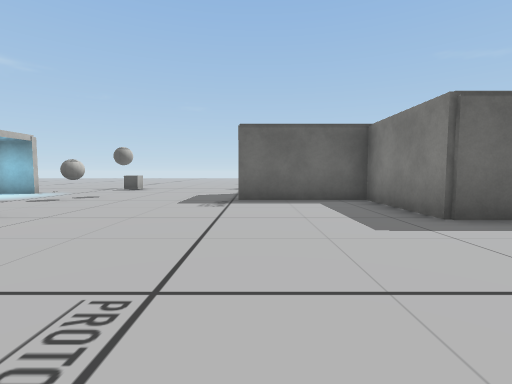
[1] (above)

24 first-person views from a walk through a Unity game level. The camera is 1.3 m above the floor, tilts 4° down and sees 85° across. The floor is counted in squares, 2 m on a side. Each view is taken from the middle of a square. On the plan, view 1 faces up. The plan holds only what a view shows up to about 9 squares ahead; the rest is blank. The place goes on beyond the plan. The player character is not drawn. Some surface patterns are stand-ins.

[2]
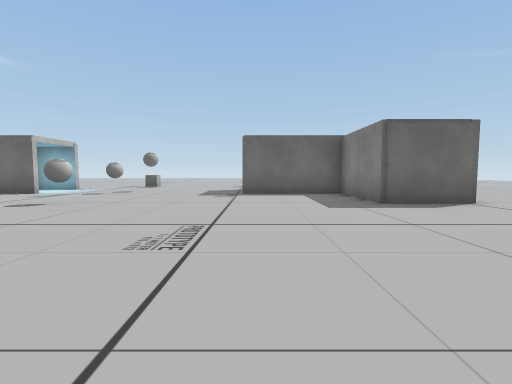

[3]
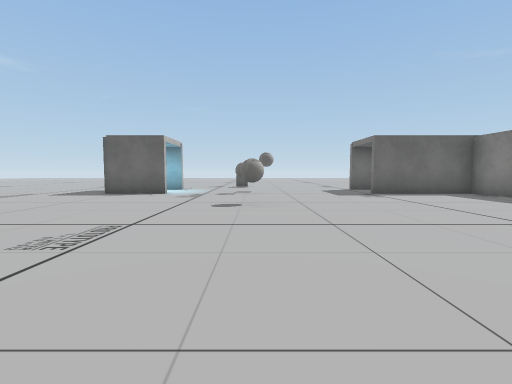

[4]
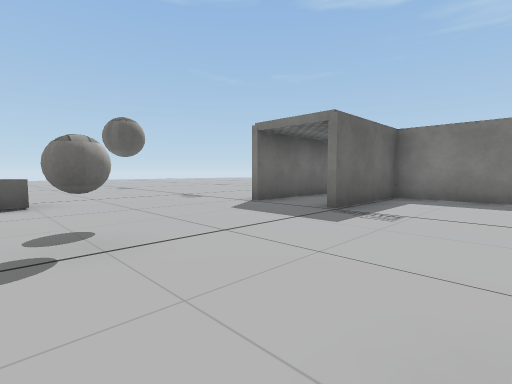

[5]
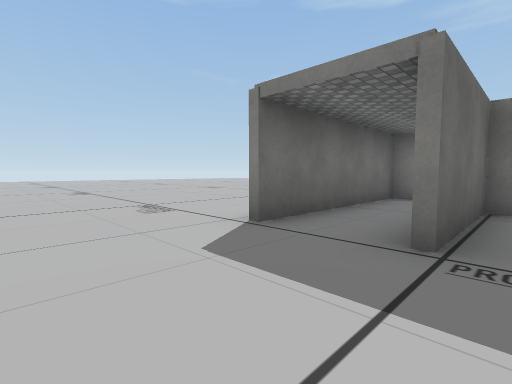

[6]
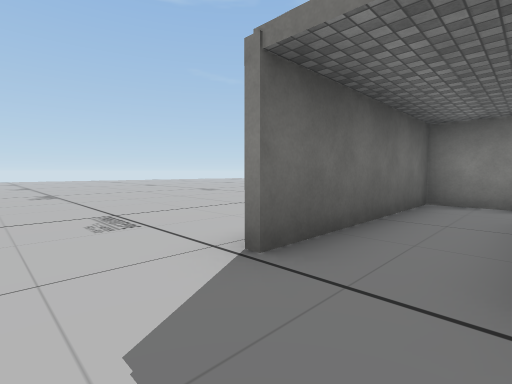

[7]
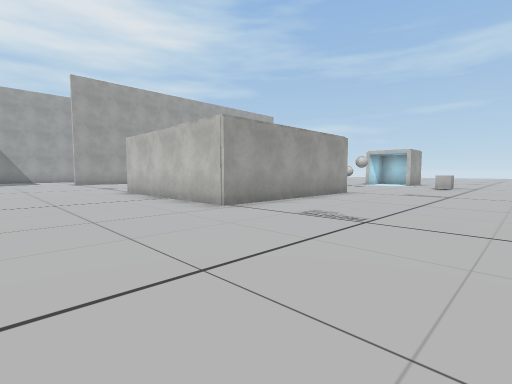

[8]
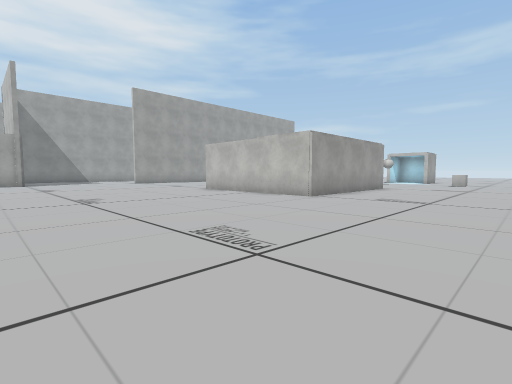

[9]
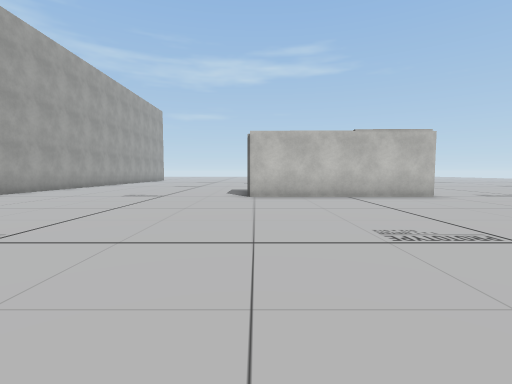

[10]
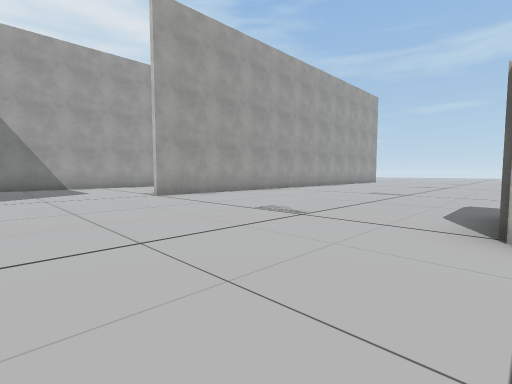

[11]
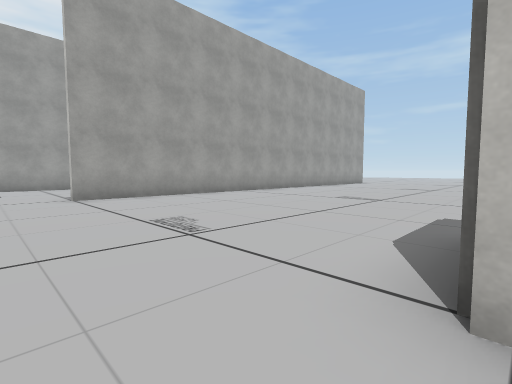

[12]
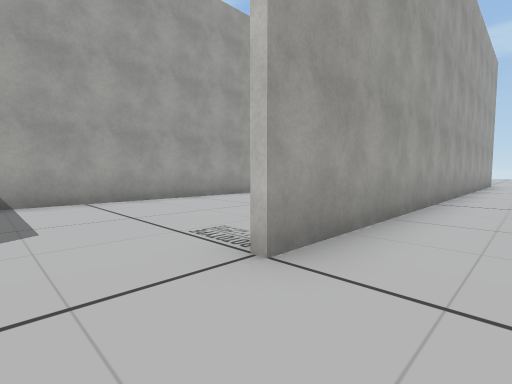

[13]
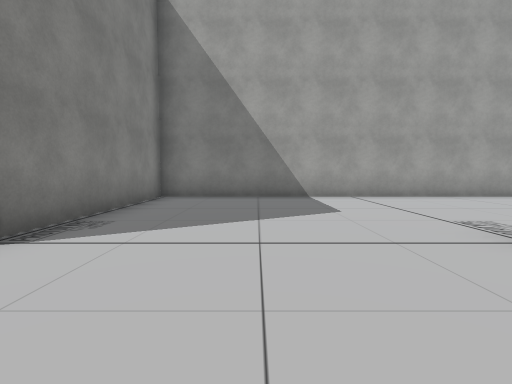

[14]
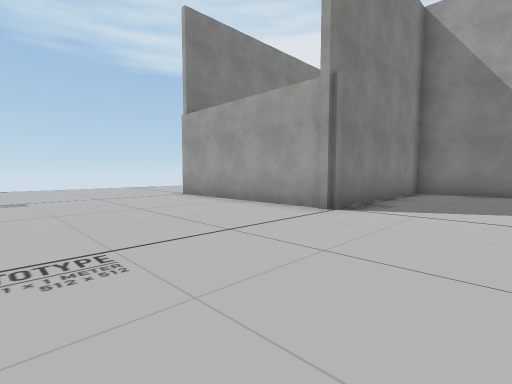

[15]
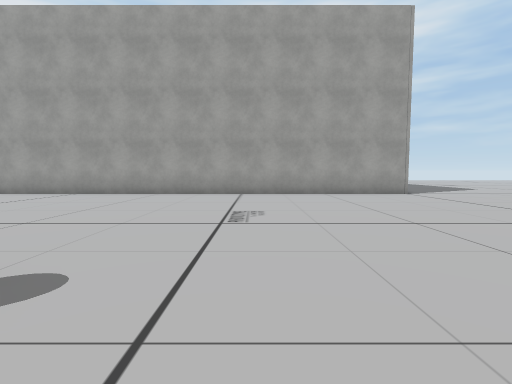

[16]
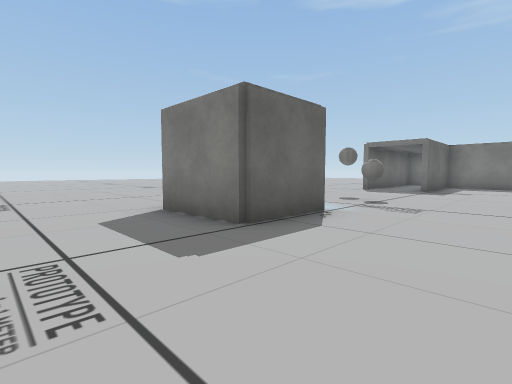

[17]
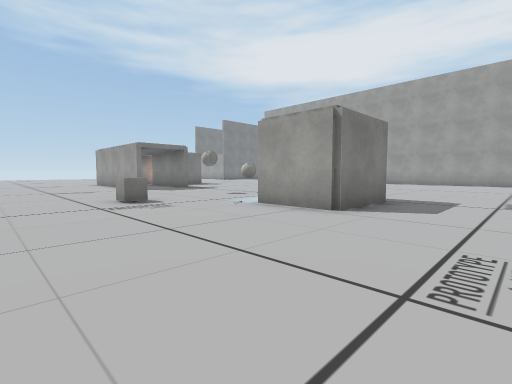

[18]
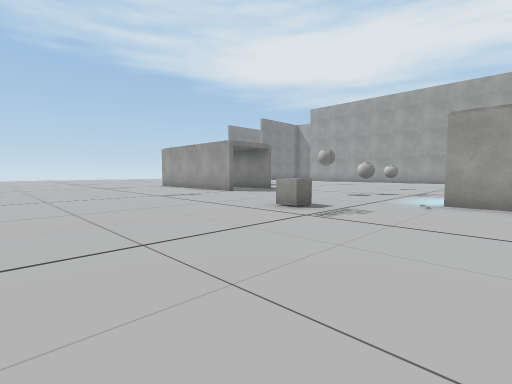

[19]
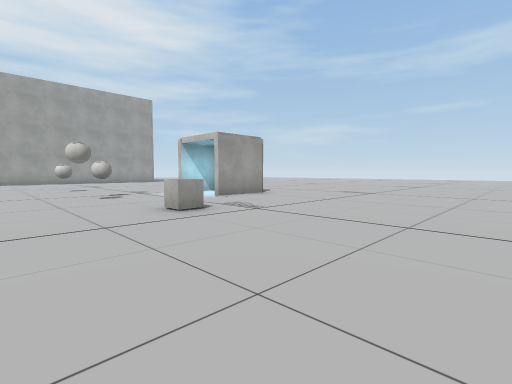

[20]
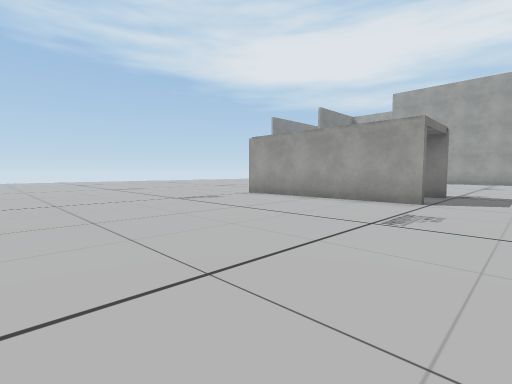

[21]
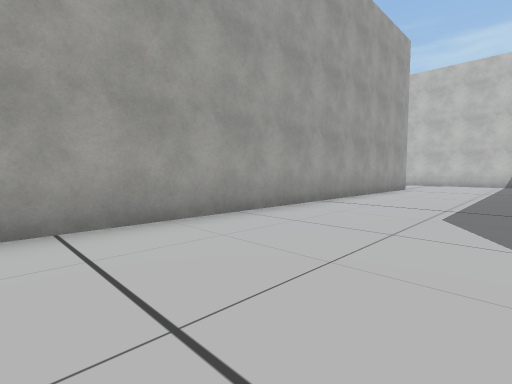

[22]
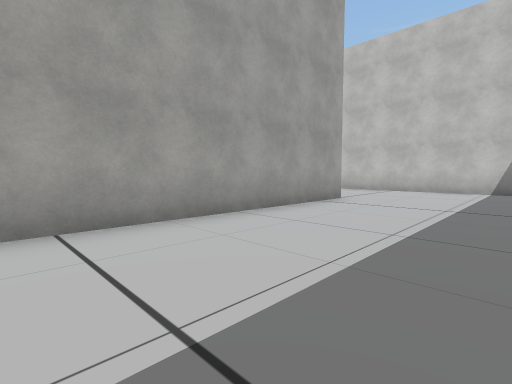

[23]
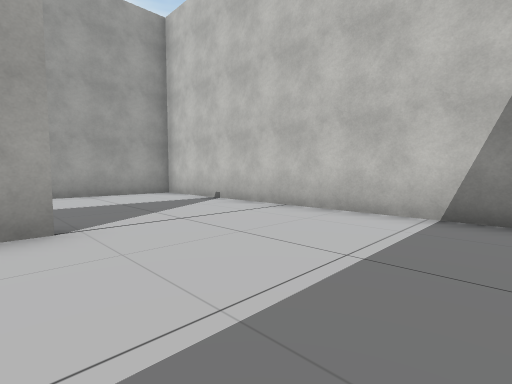

[24]
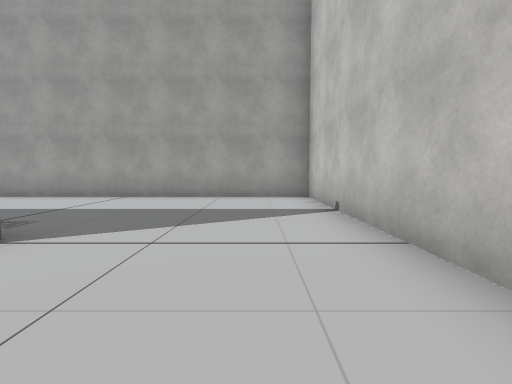

### Floor plan
Points are (right, up) in squares from view 1. A wall is a line through its corners. A room is listed if a view was taken in it or the views show most of it. See-through windows are left out.
Room 1 (views 1, 2, 3, 4, 5, 6, 7, 8, 9, 10, 11, 12, 13, 14, 15, 16, 17, 18, 19, 20, 21, 22, 23, 24)
walls: (-0.5, 6.7) (0.1, 6.7); (4.4, 7.3) (4.4, 8.5) (-0.5, 8.5); (-0.5, 8.7) (4.6, 8.7) (4.6, 3.8) (2.6, 3.8) (2.6, 6.5) (-0.5, 6.5); (-6.8, 6.5) (-8.7, 6.5) (-8.7, 8.7) (-6.8, 8.7); (-6.8, 8.5) (-7.9, 8.5); (-6.6, -8.5) (9.5, -8.5) (9.5, -3.2); (-10.6, -3.4) (4.5, -3.4); (14.4, -4.4) (14.4, -3.5); (-10.4, -5.1) (-10.4, -13.4) (-2.1, -13.4)
objects: other object (-5, 11); ball (-4, 4); ball (-4, 7)

Positions as (right, up) in squares from view 1, and headings:
1: (0, 0), facing up
2: (0, -2), facing up
3: (-4, -2), facing up
4: (-5, 4), facing up-right
5: (-3, 6), facing up-right
6: (-2, 7), facing up-right
7: (8, 13), facing down-left
8: (11, 13), facing down-left
9: (12, 4), facing left
10: (8, 4), facing down-left
11: (6, 4), facing down-left
12: (6, -2), facing down-left
13: (7, -1), facing down
14: (7, 1), facing down-right
15: (-6, 5), facing down
16: (-11, 4), facing up-right
17: (-11, 13), facing down-right
18: (-8, 15), facing down-right
19: (-2, 15), facing down-left
20: (-2, 15), facing down-right
21: (5, -5), facing down-left
22: (0, -5), facing down-left
23: (-6, -5), facing down-left
24: (-9, -6), facing down
